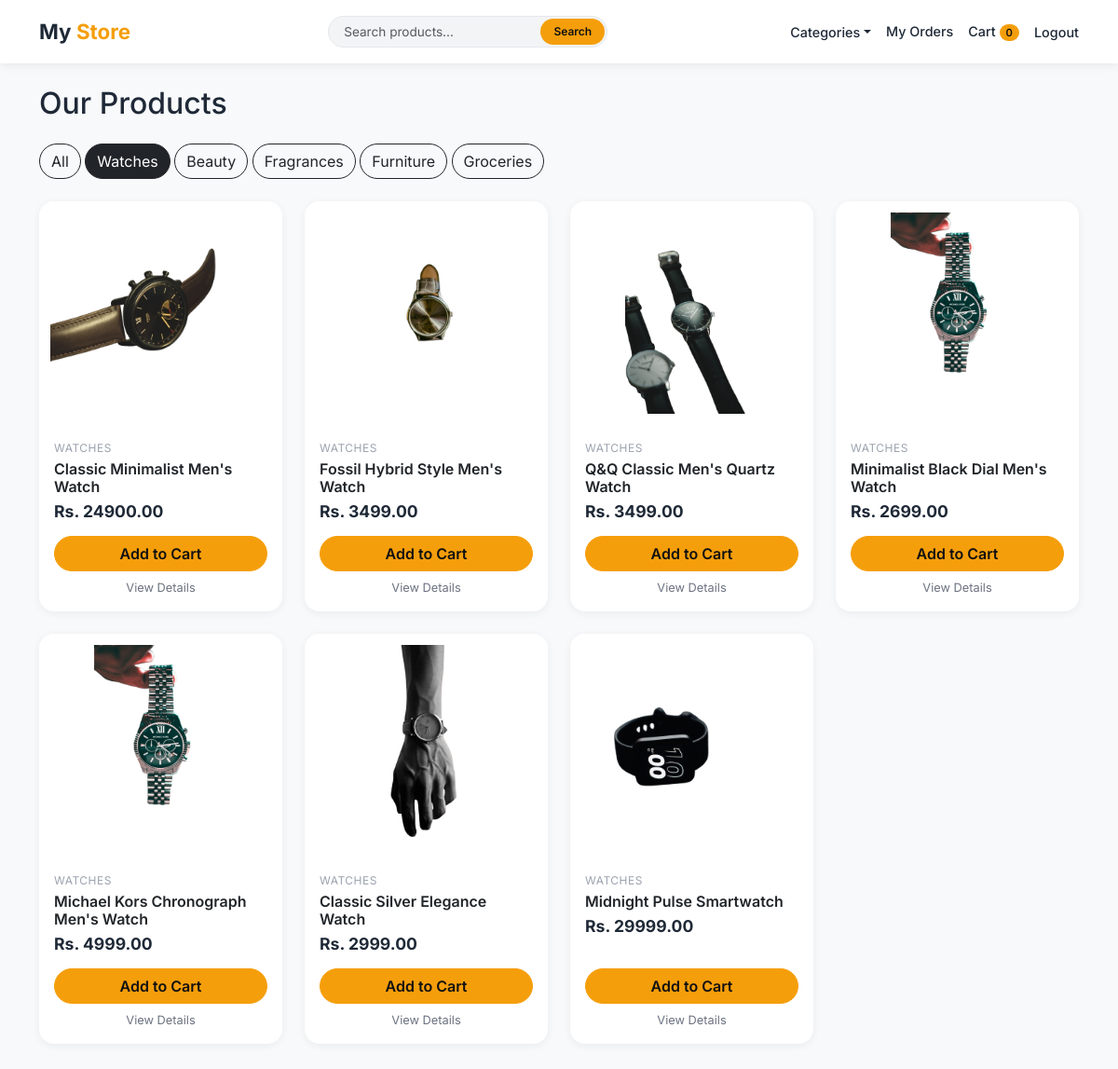
The app's page /category/watches/ (signed in) with its own data.
### store/models.py (models this page shows, shortened)
class Category(models.Model):
    name = models.CharField(max_length=100)
    slug = models.SlugField(unique=True)

class Product(models.Model):
    category = models.ForeignKey(Category, on_delete=models.CASCADE)
    name = models.CharField(max_length=100)
    slug = models.SlugField(unique=True)
    description = models.TextField()
    price = models.DecimalField(max_digits=10, decimal_places=2)
    image = models.ImageField(upload_to='products/')

### store/views.py (the view)
# urls.py: 2. Add a URL to urlpatterns:  path('', views.home, name='home')
@login_required
def home(request, category_slug=None):
    products = Product.objects.all()
    categories = Category.objects.all()
    if category_slug:
        category = get_object_or_404(Category, slug=category_slug)
        products = products.filter(category=category)
    query = request.GET.get('q' , '').strip()
    if query:
        products = products.filter(name__icontains=query)
    return render(request, 'store/home.html', {
        'products': products,
        'categories': categories,
        'active_category': category_slug,
    })

### cart/context_processors.py (called while the page is built)
def cart_count(request):
    cart = request.session.get('cart' , {})
    return { 'cart_count': sum(cart.values()) }

### store/context_processors.py (called while the page is built)
def nav_categories(request):
    return {'nav_categories' : Category.objects.all()}

### store/templates/store/home.html (shortened to what this page needs)
{% extends "store/base.html" %}
{% block search %}
    <form class="search-form d-none d-md-flex" action="{% url 'home' %}" method="get">
        <input type="text" name="q" value="{{ query }}" class="form-control" placeholder="Search products...">
        <button type="submit" class="search-btn">Search</button>
    </form>
{% endblock %}
{% block content %}
    <h2 class="mb-4">Our Products</h2>
    <div class="mb-4">
        <a href="{% url 'home' %}"
        class="btn rounded-pill {% if not active_category %}btn-dark{% else %}btn-outline-dark{% endif %}">All</a>
        {% for category in categories %}
            <a href="{% url 'category' category.slug %}"
            class="btn rounded-pill {% if category.slug == active_category %}btn-dark{% else %}btn-outline-dark{% endif %}">{{ category.name }}</a>
        {% endfor %}
    </div>
    <div class="row">
    {% for product in products %}
        <div class="col-6 col-md-4 col-lg-3 mb-4">
            <div class="card product-card h-100">
                <a href="{% url 'product_details' product.slug %}" class="product-img-wrap">
                    <img src="{{ product.image.url }}" alt="{{ product.name }}">
                </a>
                <div class="card-body d-flex flex-column">
                    <small class="product-category">{{ product.category.name }}</small>
                    <h6 class="product-name">{{ product.name }}</h6>
                    <p class="product-price">Rs. {{ product.price }}</p>
                    <a href="{% url 'add_to_cart' product.id %}" class="btn btn-primary rounded-pill w-100 mt-auto">Add to Cart</a>
                    <a href="{% url 'product_details' product.slug %}" class="details-link">View Details</a>
                </div>
            </div>
        </div>
    {% empty %}
        <p class="text-muted">No product was found.</p>
    {% endfor %}
</div>
{% endblock %}

### store/static/store/css/style.css (style rules this page uses)
:root { --primary: #f59e0b; --primary-dark: #d97706; --dark: #1f2937; --bg: #f8f9fb; }
body { background-color: var(--bg); font-family: 'Inter', sans-serif; color: var(--dark); }
.btn-primary { background-color: var(--primary); border-color: var(--primary); color: #111; font-weight: 600; }
.product-card { border: none; border-radius: 16px; overflow: hidden; background: #fff; box-shadow: 0 2px 10px rgba(0, 0, 0, 0.06); transition: transform 0.25s, box-shadow 0.25s; }
.product-img-wrap { display: block; height: 240px; background: #fff; padding: 12px; }
.product-img-wrap img { width: 100%; height: 100%; object-fit: contain; transition: transform 0.3s; }
.product-category { color: #9ca3af; font-size: 0.75rem; text-transform: uppercase; letter-spacing: 0.5px; }
.product-name { font-weight: 600; margin: 4px 0; }
.product-price { color: var(--dark); font-weight: 700; font-size: 1.1rem; margin-bottom: 12px; }
.details-link { display: block; text-align: center; margin-top: 8px; font-size: 0.8rem; color: #6b7280; text-decoration: none; }
.search-form { flex: 1; max-width: 300px; margin: 0 20px; position: relative; }
.search-form input { border-radius: 50px; background: #f3f4f6; border: 1px solid #e5e7eb; font-size: 0.85rem; padding: 6px 80px 6px 16px; }
.search-btn { position: absolute; right: 3px; top: 3px; bottom: 3px; border: none; border-radius: 50px; background: var(--primary); color: #111; font-weight: 600; font-size: 0.75rem; padding: 0 14px; }

### records on screen
Category: name "Watches"
Category: name "Beauty"
Category: name "Fragrances"
Category: name "Furniture"
Category: name "Groceries"
Product: image (picture), category.name "WATCHES", name "Classic Minimalist Men's Watch", price "24900.00"
Product: image (picture), category.name "WATCHES", name "Fossil Hybrid Style Men's Watch", price "3499.00"
Product: image (picture), category.name "WATCHES", name "Q&Q Classic Men's Quartz Watch", price "3499.00"
Product: image (picture), category.name "WATCHES", name "Minimalist Black Dial Men's Watch", price "2699.00"
Product: image (picture), category.name "WATCHES", name "Michael Kors Chronograph Men's Watch", price "4999.00"
Product: image (picture), category.name "WATCHES", name "Classic Silver Elegance Watch", price "2999.00"
Product: image (picture), category.name "WATCHES", name "Midnight Pulse Smartwatch", price "29999.00"

### other values on screen
{{ cart_count }} "0"
